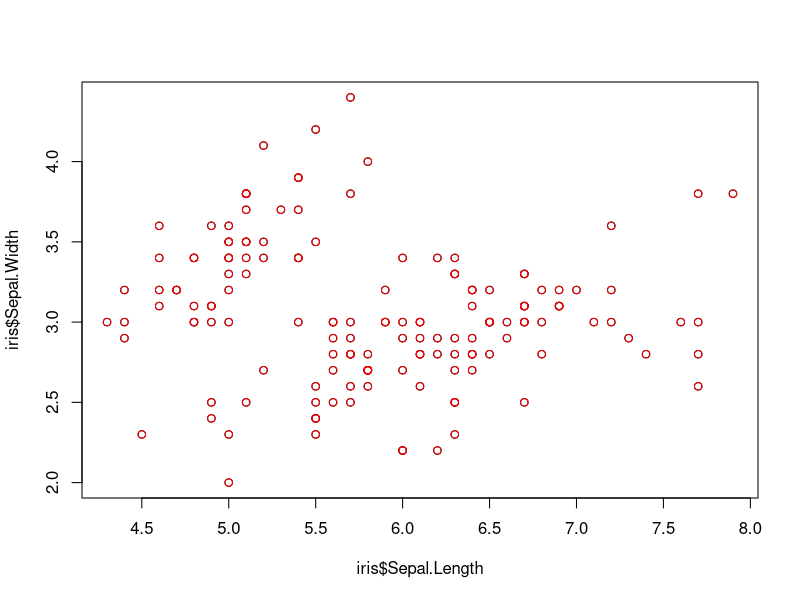
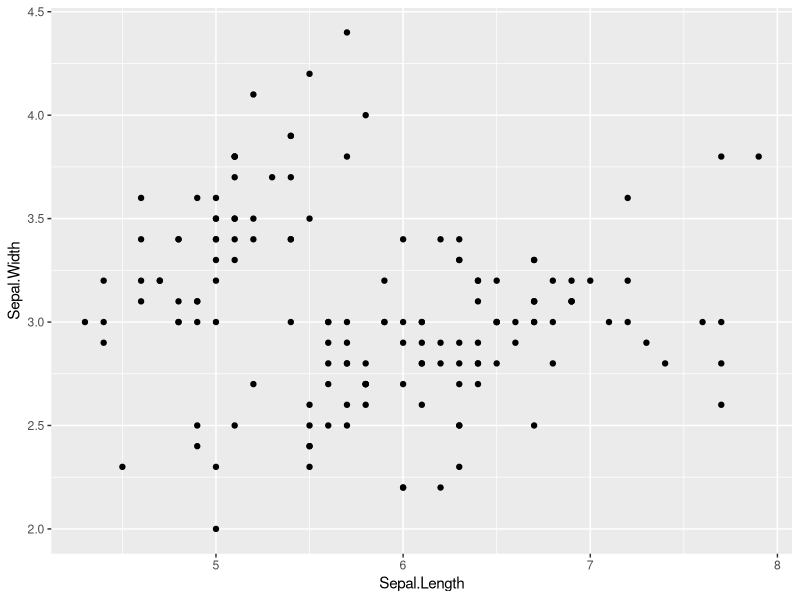
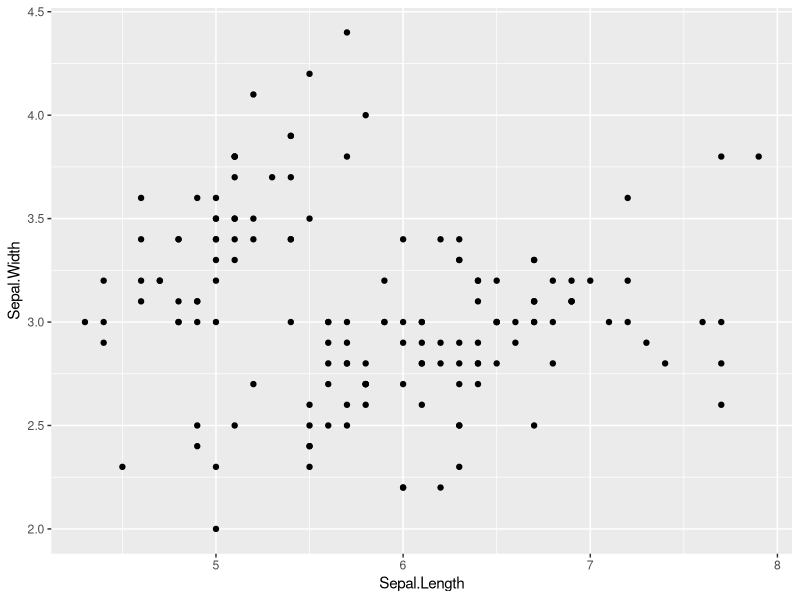
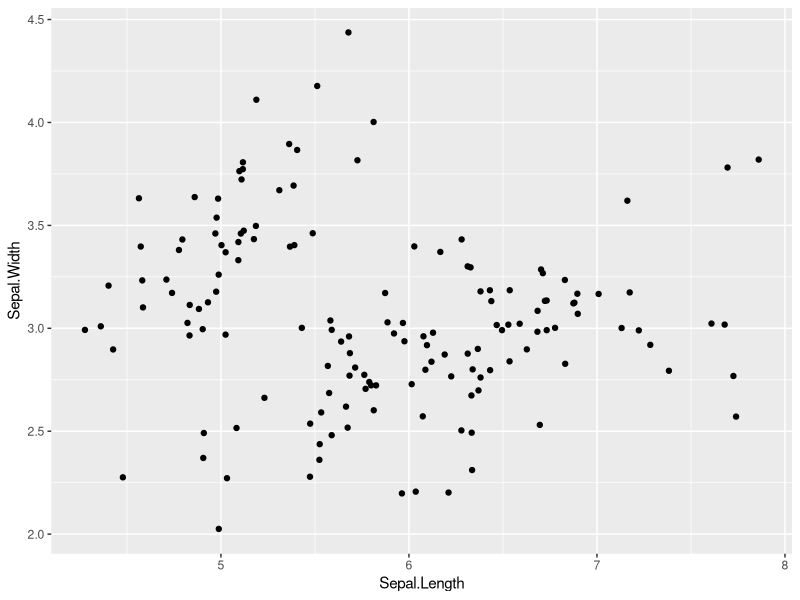
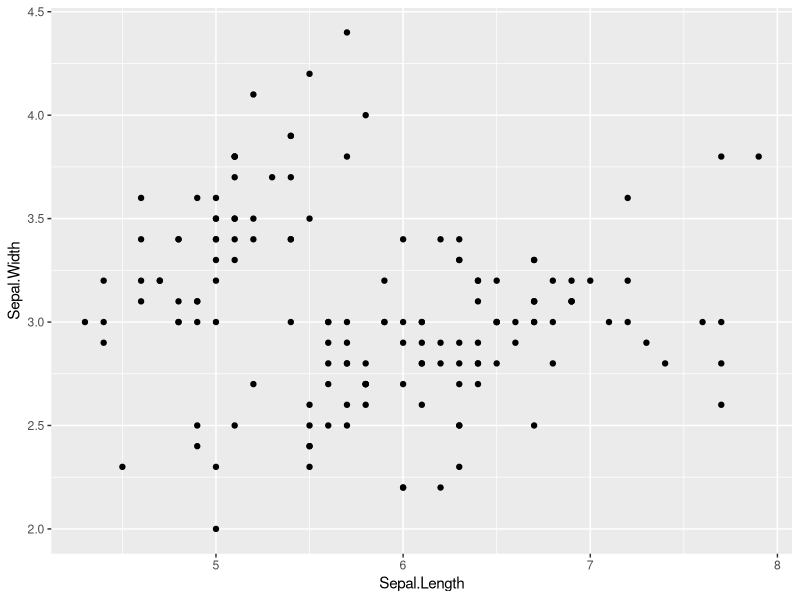
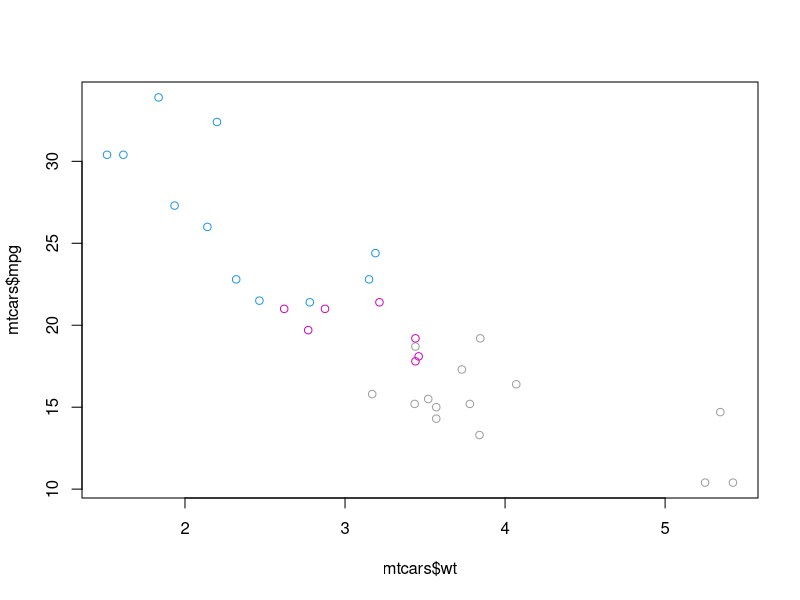
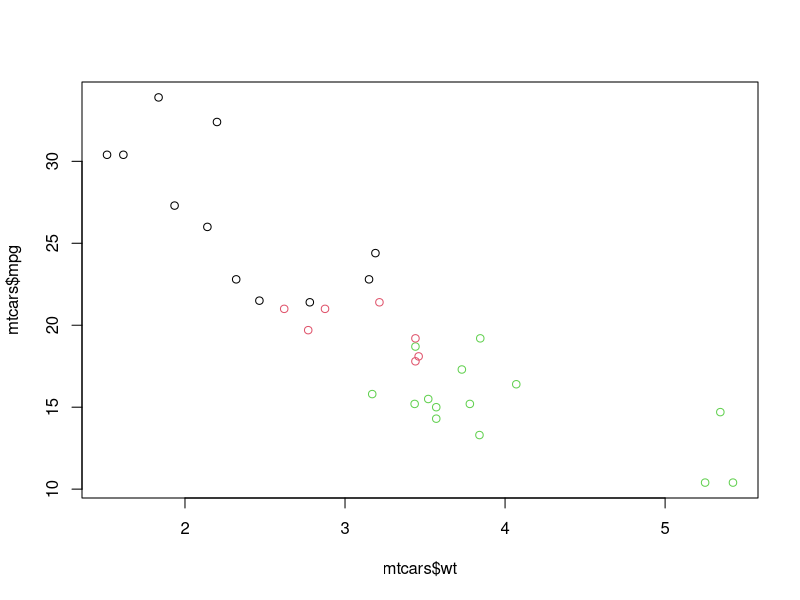
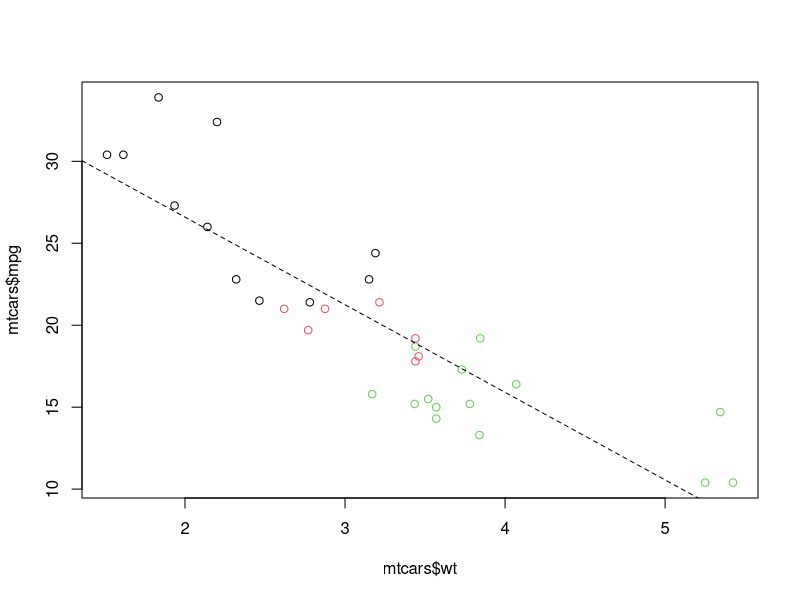

Generate these figures, in order, with R:
library(tidyr)
library(ggplot2)
iris <- iris[c(5,1:4)]
str(iris)

#base plot
plot(iris$Sepal.Length,iris$Sepal.Width)
points(iris$Sepal.Length,iris$Sepal.Width,col="red")

#ggplot2
ggplot(iris,aes(x = Sepal.Length,
                y = Sepal.Width)) +
  geom_point()


#ggplot object
p <- ggplot(iris,aes(x = Sepal.Length,
                y = Sepal.Width))
p + geom_point()
p + geom_jitter()

p <- ggplot(iris,aes(x = Sepal.Length,
                y = Sepal.Width)) +
  geom_point()
p




#Study base plot
# Plot the correct variables of mtcars
plot(mtcars$wt, mtcars$mpg, col = mtcars$cyl)

# Change cyl inside mtcars to a factor
mtcars$fcyl <- as.factor(mtcars$cyl)

# Make the same plot as in the first instruction
plot(mtcars$wt, mtcars$mpg, col = mtcars$fcyl)



#The lm() function to calculate a linear model of mpg described by wt and save it as an object called carModel.
carModel <- lm(mpg ~ wt, data = mtcars)
# Basic plot
mtcars$cyl <- as.factor(mtcars$cyl)
plot(mtcars$wt, mtcars$mpg, col = mtcars$cyl)

#calls abline() with carModel as the first argument. Set the line type by passing the argument lty = 2.
abline(carModel, lty = 2)

# Plot each subset efficiently with lapply
plot(mtcars$wt, mtcars$mpg, col = mtcars$cyl)
lapply(mtcars$cyl, function(x) {
  abline(lm(mpg ~ wt, mtcars, subset = (cyl == x)), col = x)
})

# This code will draw the legend of the plot
legend(x = 5, y = 33, legend = levels(mtcars$cyl),
       col = 1:3, pch = 1, bty = "n")



#ggplot2, mtcars

# Plot 1: add geom_point() to this command to create a scatter plot
ggplot(mtcars, aes(x = wt, y = mpg, col = cyl)) +
  geom_point()

# Plot 2: include the lines of the linear models, per cyl
ggplot(mtcars, aes(x = wt, y = mpg, col = cyl)) +
  geom_point() +
  geom_smooth(method = "lm", se = T)

# Plot 3: include a lm for the entire dataset in its whole
ggplot(mtcars, aes(x = wt, y = mpg, col = cyl)) +
  geom_point() +
  geom_smooth(method = "lm", se = FALSE) +
  geom_smooth(aes(group = 1), method = "lm", se = FALSE, linetype = 2)






#proper data format
#Not correct
library(ggplot2)
ggplot(iris, aes(x = Sepal.Length, y = Sepal.Width)) + 
  geom_point() + 
  geom_point(aes(x = Petal.Length, y = Petal.Width), col = "red")

library(tidyr)
#Make iris.tidy
iris.tidy <- iris %>%
  gather(key, Value, -Species) %>%
  separate(key, c("Part", "Measure"), "\\.") #tidyr package

#Make iris.wide
# Add column with unique ids (don't need to change)
iris$Flower <- 1:nrow(iris)
iris.wide <- iris %>%
  gather(key, value, -Species, -Flower) %>%
  separate(key, c("Part", "Measure"), "\\.") %>%
  spread(Measure, value)

#
str(iris)
str(iris.wide)
str(iris.tidy)

# Plot with iris.tidy
ggplot(iris.tidy, aes(x = Species, y = Value, col = Part)) +
  geom_jitter() +
  facet_grid(. ~ Measure)


#Plot with iris.wide
ggplot(iris.wide, aes(x = Length, y = Width, color = Part)) +
  geom_jitter() +
  facet_grid(. ~ Species)

